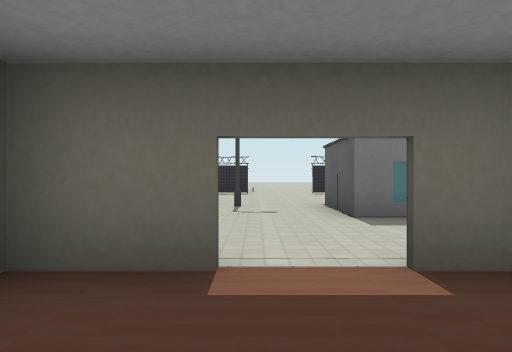
[1] (above)

24 first-person views from a walk through a level from a Godot 3-D game. The camera is 1.4 m above the floor, looks level and sees 70° across. The floor is counted in squares, 2.39 m on a side. Each view is taken from the middle of a square. On the plan, view 1 faces up. The plan holds only what a view shows up to about 10 squares ahead; the rest is blank. The place goes on beyond the plan. Some surface patterns are stand-ins.

[2]
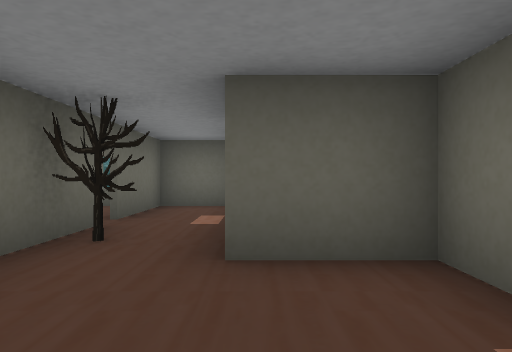

[3]
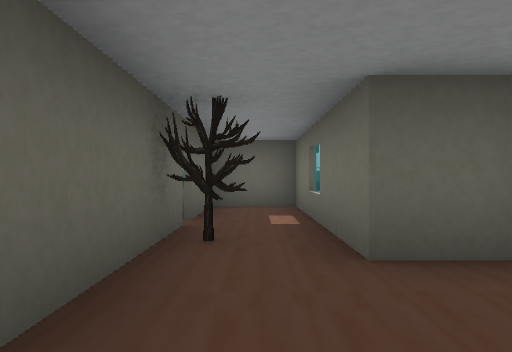

[4]
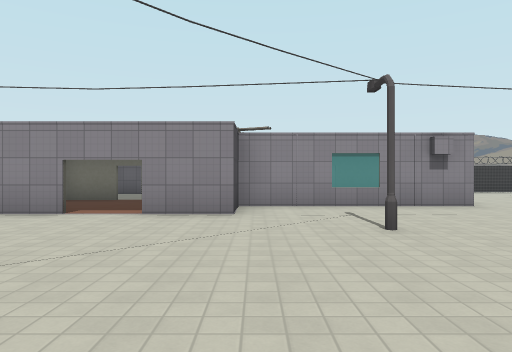

[5]
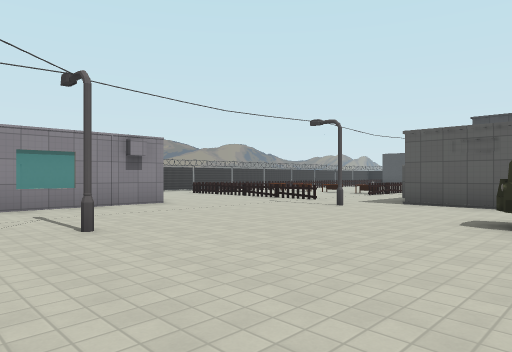

[6]
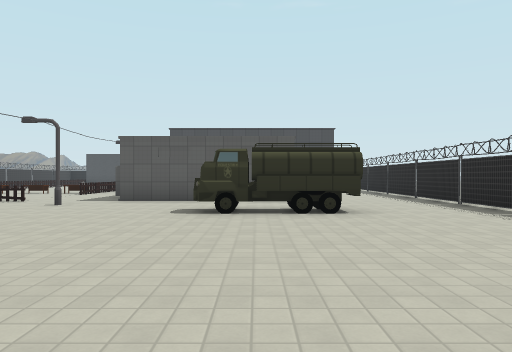

[7]
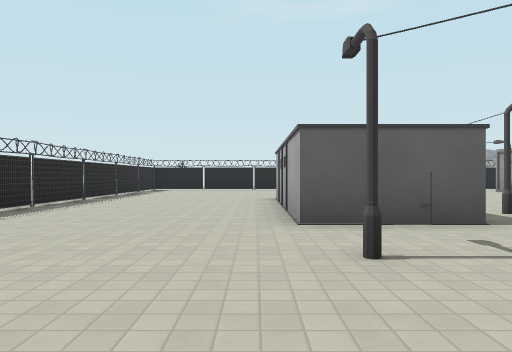

[8]
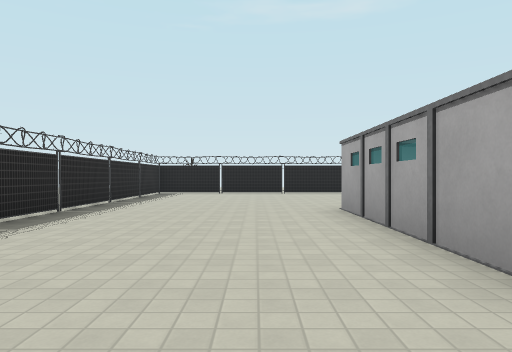

[9]
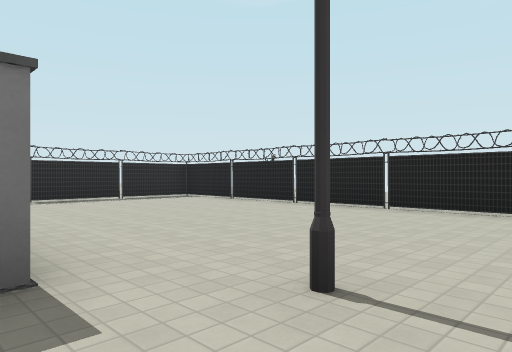

[10]
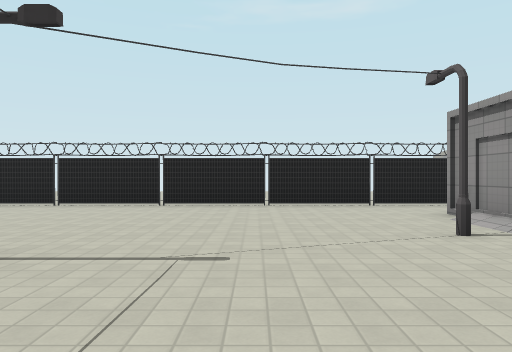

[11]
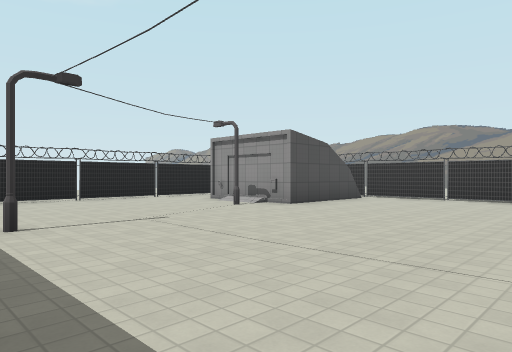

[12]
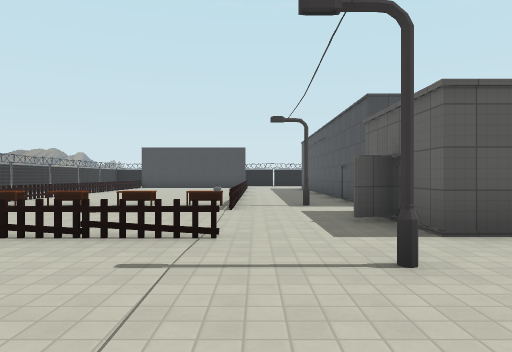

[13]
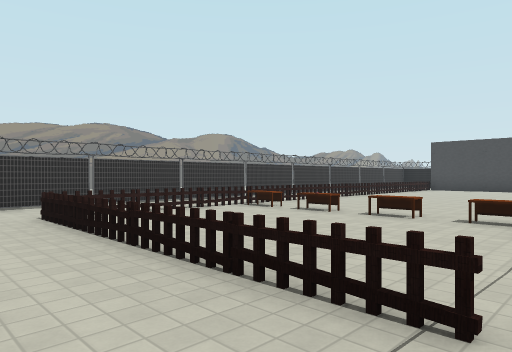

[14]
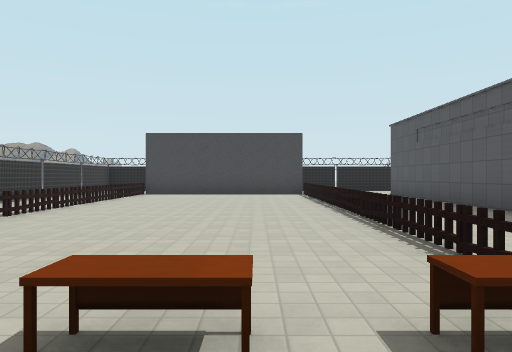

[15]
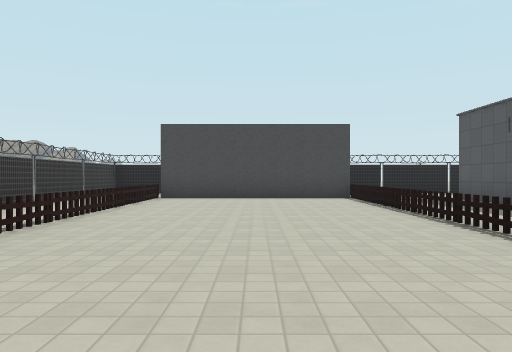

[16]
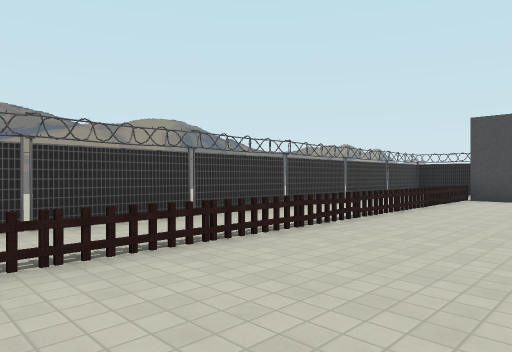

[17]
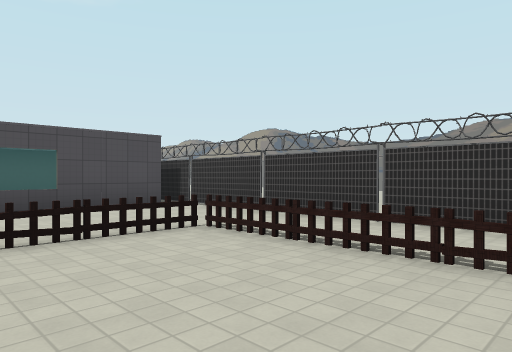

[18]
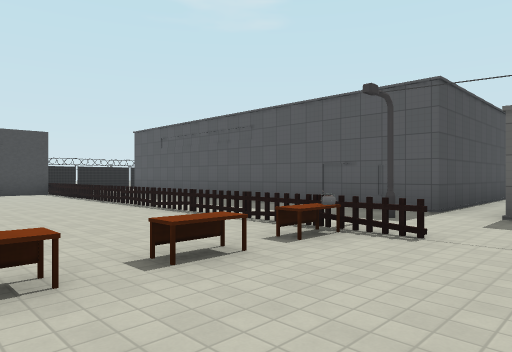

[19]
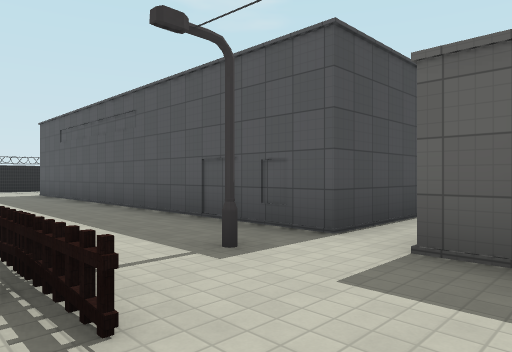

[20]
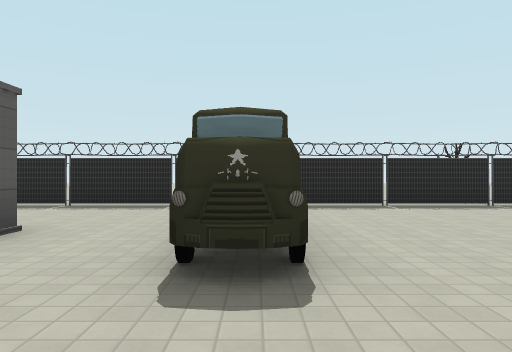

[21]
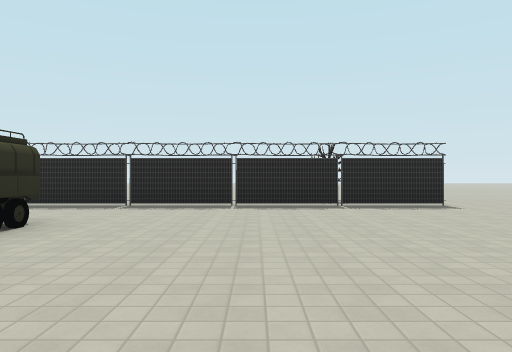

[22]
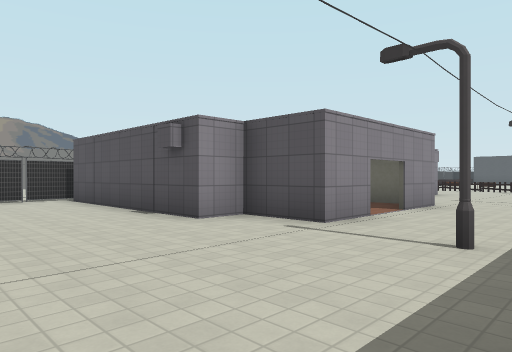

[23]
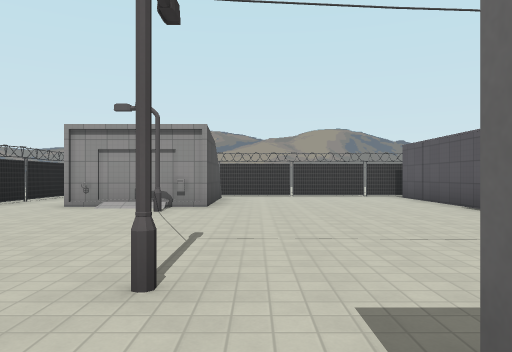

[24]
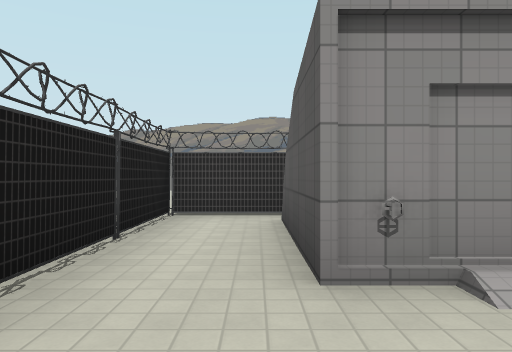

### Floor plan
Key: @ floor where view 1 was taken; # wall or solid block; . floor; = window, fence, low wall or low ledge; H house; T tree; C car; F fence; I thing the floor can be seen under or through; A table; O other object.
Columns run from 24 left of view 1 to 13 right of it. Each row starts with its distance up from view 1.
 15                          ..
 14                       O  ..
 13             ............... ..   ..
 12             IIIIIIIIIIII.. ##########
 11              .......................#
 10            #  ......................#.
  9            #  #..C..................#.
  8               #..C..................#.
  7               #..C......#.HHHHH.....I.
  6  ############ #...........    H.....I.
  5   ..........###.....................I.
  4   .........#....#...#......#....#...I.
  3  FFFFFFFFFFF........................I.
  2 #.........OA...F......##.##.........I.
  1 #..........A...F..##=##...##........I.
  0 #..............F..####T.@..#.....#..I.
 -1 #..........A...F..#######.##....###.I.
 -2 #..........A...F..#.  #    #....# #.I.
 -3 FFFFFFFFFFFFFFF...#   #    #....###.#.
 -4 ####################       #IIII# ###
 -5           ......           .....   ..

Positions as (right, up) in squares from view 1, and headings:
1: (0, 0), facing up
2: (1, 1), facing left
3: (1, 0), facing left
4: (-2, 8), facing down
5: (-2, 8), facing down-left
6: (-1, 8), facing left
7: (-3, 8), facing right
8: (0, 9), facing right
9: (6, 3), facing up-right
10: (5, 2), facing right
11: (3, 5), facing down-right
12: (-6, 3), facing left
13: (-8, 3), facing down-left
14: (-12, 1), facing left
15: (-14, 0), facing left
16: (-14, 0), facing down-left
17: (-13, 0), facing down-right
18: (-11, -1), facing up-left
19: (-11, 2), facing up-left
20: (-7, 5), facing up
21: (-4, 5), facing up
22: (6, 5), facing down-left
23: (7, 6), facing down
24: (11, 1), facing down
